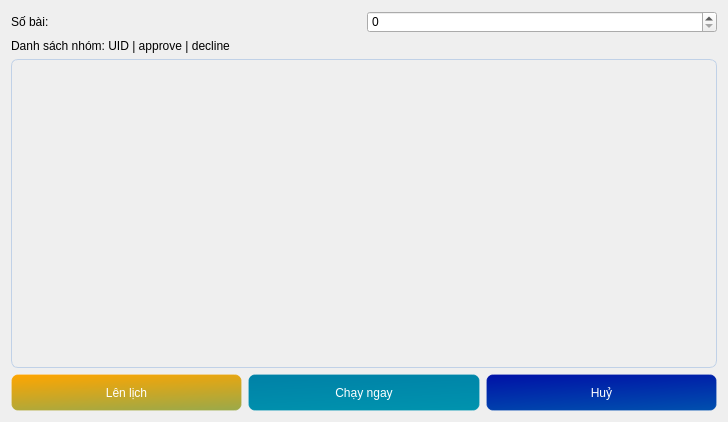
<?xml version="1.0" encoding="UTF-8"?>
<ui version="4.0">
 <class>Approve</class>
 <widget class="QWidget" name="Approve">
  <property name="geometry">
   <rect>
    <x>0</x>
    <y>0</y>
    <width>728</width>
    <height>422</height>
   </rect>
  </property>
  <property name="windowTitle">
   <string>Duyệt bài</string>
  </property>
  <property name="styleSheet">
   <string notr="true">* {
	font: 11pt &quot;Segoe UI&quot;;
}
QTextEdit {
	background-color: transparent;
	border: 1px solid rgba(192, 209, 231, 1);
	border-radius: 7px;
	color: black;
	border-bottom-right-radius: 7px; 
	border-bottom-left-radius: 7px; 
}
QComboBox {
	background-color: transparent;
	border: 1px solid rgba(192, 209, 231, 1);
	border-radius: 7px;
	color: black;
	border-bottom-right-radius: 7px; 
	border-bottom-left-radius: 7px; 
}
QPushButton#btn_start{
	 color: rgb(255, 255, 255);
     background-color: qlineargradient(spread:pad, x1:0 y1:0, x2:1, y2:3, stop:0 #0081A7, stop:1 #00AFB9);
     border: 1px solid rgba(255,255,255,40);
     border-radius:7px;
width: 150;
height: 35;
}
QPushButton#btn_start:hover{
background-color: #0081A7
}
QPushButton#btn_start:pressed{
background-color: #00AFB9
}
QPushButton#btn_cancel{
	 color: rgb(255, 255, 255);
     background-color: qlineargradient(spread:pad, x1:0 y1:0, x2:1, y2:3, stop:0 #0011A7, stop:1 #00AFB9);
     border: 1px solid rgba(255,255,255,40);
     border-radius:7px;
width: 150;
height: 35;
}
QPushButton#btn_schedule{
	 color: rgb(255, 255, 255);
     background-color: qlineargradient(spread:pad, x1:0 y1:0, x2:1, y2:3, stop:0 #FFA500, stop:1 #00AFB9);
     border: 1px solid rgba(255,255,255,40);
     border-radius:7px;
width: 150;
height: 35;
}</string>
  </property>
  <layout class="QVBoxLayout" name="verticalLayout">
   <item>
    <layout class="QHBoxLayout" name="horizontalLayout">
     <item>
      <widget class="QLabel" name="label">
       <property name="text">
        <string>Số bài:</string>
       </property>
      </widget>
     </item>
     <item>
      <widget class="QSpinBox" name="num_posts"/>
     </item>
    </layout>
   </item>
   <item>
    <widget class="QLabel" name="label_2">
     <property name="text">
      <string>Danh sách nhóm: UID | approve | decline</string>
     </property>
    </widget>
   </item>
   <item>
    <widget class="QTextEdit" name="groups_settings"/>
   </item>
   <item>
    <layout class="QHBoxLayout" name="horizontalLayout_2">
     <item>
      <widget class="QPushButton" name="btn_schedule">
       <property name="text">
        <string>Lên lịch</string>
       </property>
      </widget>
     </item>
     <item>
      <widget class="QPushButton" name="btn_start">
       <property name="text">
        <string>Chạy ngay</string>
       </property>
      </widget>
     </item>
     <item>
      <widget class="QPushButton" name="btn_cancel">
       <property name="text">
        <string>Huỷ</string>
       </property>
      </widget>
     </item>
    </layout>
   </item>
  </layout>
 </widget>
 <resources>
  <include location="../../../icon.qrc"/>
 </resources>
 <connections/>
</ui>
